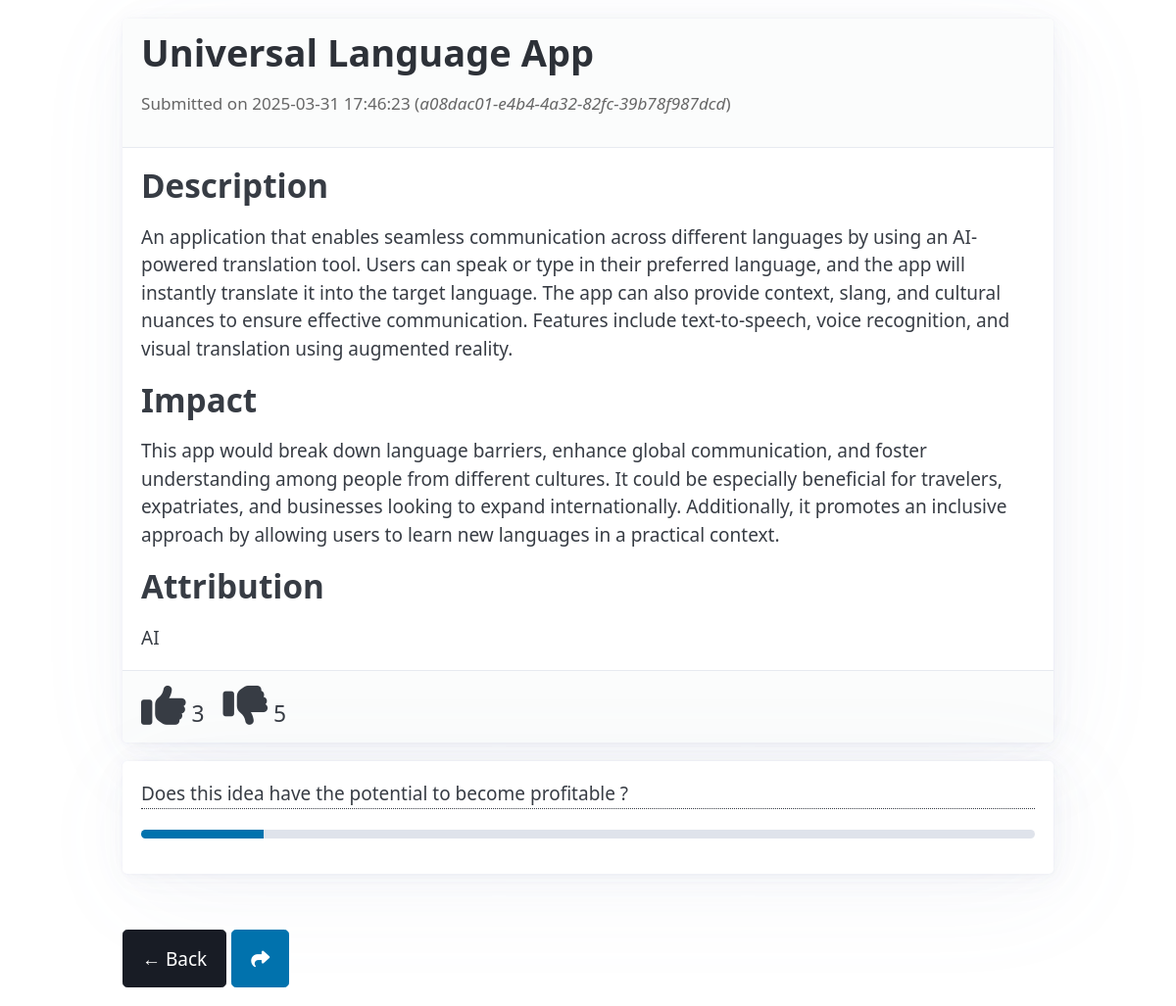
Page /idea/a08dac01-e4b4-4a32-82fc-39b78f987dcd on the committed database.
### model.py (models this page shows, shortened)
class Idea(db.Model):
    id = db.Column(db.Integer, primary_key=True)
    title = db.Column(db.String(200), nullable=False)
    description = db.Column(db.Text, nullable=False)
    impact = db.Column(db.Text, nullable=False)
    attribution = db.Column(db.String(200), nullable=False)
    timestamp = db.Column(db.DateTime, default=lambda: datetime.now(timezone.utc))
    unique_hash = db.Column(db.String(36), unique=True, nullable=False, default=lambda: str(uuid.uuid4()))
    up_votes = db.Column(db.Integer, default=0)
    down_votes = db.Column(db.Integer, default=0)

### app.py (the view)
@app.route('/idea/<unique_hash>')
def idea_detail(unique_hash):
    idea = Idea.query.filter_by(unique_hash=unique_hash).first()
    if idea is None:
        return render_template('404_custom.html'), 404
    return render_template('idea_detail.html', idea=idea)

### app.py (called while the page is built)
def calculate_progress(up_votes, down_votes):
    n = up_votes + down_votes
    if n == 0:
        return 50  # Neutral score if no votes
    p = up_votes / n
    z = 1.96  # 95% confidence
    numerator = p + (z * z) / (2 * n) - z * math.sqrt((p * (1 - p)) / n + (z * z) / (4 * n * n))
    denominator = 1 + (z * z) / n
    score = numerator / denominator
    return score * 100  # Return as a percentage

### templates/idea_detail.html (shortened to what this page needs)
<!doctype html>
<html lang="en">
<head>
    <link href="https://cdn.jsdelivr.net/npm/@picocss/pico@2/css/pico.min.css" rel="stylesheet">
    <link href="https://cdnjs.cloudflare.com/ajax/libs/font-awesome/6.4.2/css/all.min.css" rel="stylesheet">
</head>
<body>
<main class="container">
    <article class="card">
        <header class="idea-header">
            <h1>{{ idea.title }}</h1>
            <p class="idea-meta">
                Submitted on {{ idea.timestamp.strftime('%Y-%m-%d %H:%M:%S') }}
                (<em>{{ idea.unique_hash }}</em>)
            </p>
        </header>
        <section>
            <h2>Description</h2>
            <p>{{ idea.description }}</p>
        </section>
        <section>
            <h2>Impact</h2>
            <p>{{ idea.impact }}</p>
        </section>
        <section>
            <h2>Attribution</h2>
            <p>{{ idea.attribution }}</p>
        </section>
        {% if idea.up_votes is not none and idea.down_votes is not none %}
        <footer class="idea-votes">
            <a data-tooltip="{{ idea.up_votes }} votes" href="#"
               onclick="voteIdea({{ idea.id }}, 'up', this); return false;">
                <i class="fas fa-thumbs-up fa-2x"></i>
                <span class="upvotes">{{ idea.up_votes }}</span>
            </a>
            <a data-tooltip="{{ idea.down_votes }} votes" href="#"
               onclick="voteIdea({{ idea.id }}, 'down', this); return false;">
                <i class="fas fa-thumbs-down fa-2x"></i>
                <span class="downvotes">{{ idea.down_votes }}</span>
            </a>
        </footer>
        {% endif %}
    </article>
    <article>
        <p data-tooltip="Based on user feedback and Wilson Score Lower Bound">Does this idea have the potential to
            become profitable ?</p>
        <progress max="100" value="{{ calculate_progress(idea.up_votes, idea.down_votes) }}"></progress>
    </article>
    <footer class="back-button">
        <button class="contrast" onclick="history.back()">← Back</button>
        <a class="share-button" data-tooltip="Share this idea" href="#"
           onclick="shareIdea('{{ url_for('idea_detail', unique_hash=idea.unique_hash, _external=True) }}', '{{ idea.title }}'); return false;"
           role="button">
            <i class="fa-solid fa-share"></i>
        </a>
    </footer>
</main>
</body>
</html>

### templates/idea_detail.html (style rules this page uses)
.idea-header { margin-bottom: 1rem; }
.idea-meta { font-size: 0.9rem; color: #666; }
.idea-votes { display: flex; gap: 1rem; margin-top: 1rem; font-size: 1.2rem; }
.idea-votes a { text-decoration: none; color: var(--color-primary); }
.back-button { margin-top: 2rem; display: inline-block; }

### rows in the picture
Idea: title "Universal Language App", timestamp "2025-03-31 17:46:23", unique_hash "a08dac01-e4b4-4a32-82fc-39b78f987dcd", description "An application that enables seamless communication across different languages by using an AI-powered translation tool. Users can speak or type in their preferred language, and the app will instantly translate it into the target language. The app can also provide context, slang, and cultural nuances to ensure effective communication. Features include text-to-speech, voice recognition, and visual translation using augmented reality.", impact "This app would break down language barriers, enhance global communication, and foster understanding among people from different cultures. It could be especially beneficial for travelers, expatriates, and businesses looking to expand internationally. Additionally, it promotes an inclusive approach by allowing users to learn new languages in a practical context.", attribution "AI", up_votes "3", down_votes "5"
